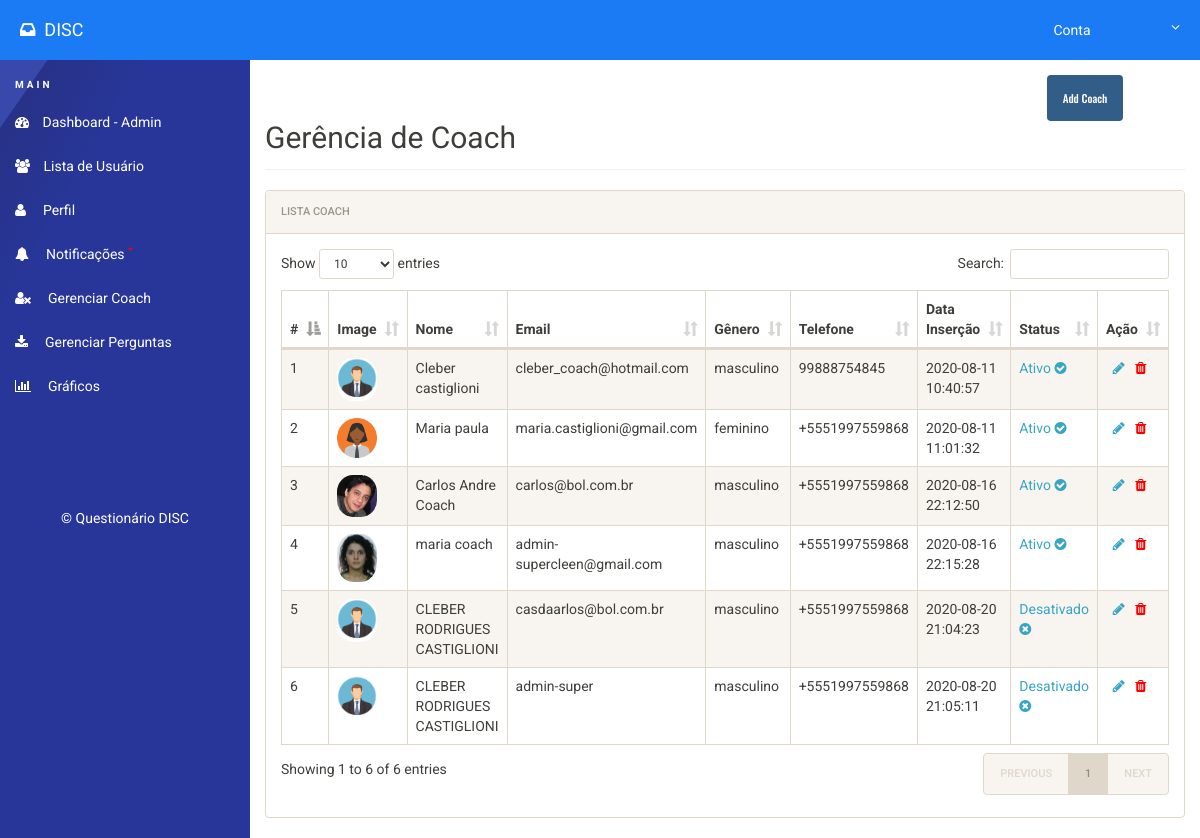
Screenshot of /admin/addcoach.php (signed in) with the database file from the repository.
### tables this page shows
CREATE TABLE `coach` (
  `id` int(11) NOT NULL AUTO_INCREMENT,
  `nome` varchar(150) DEFAULT NULL,
  `nome_empresa` varchar(230) DEFAULT NULL,
  `cpf` varchar(130) DEFAULT NULL,
  `rg` varchar(130) DEFAULT NULL,
  `genero` varchar(18) DEFAULT NULL,
  `telefone` varchar(20) DEFAULT NULL,
  `email` varchar(160) DEFAULT NULL,
  `redes_sociais` text,
  `redes_sociais2` varchar(200) DEFAULT NULL,
  `escolaridade` varchar(230) DEFAULT NULL,
  `logradouro` varchar(250) DEFAULT NULL,
  `numero` int(10) DEFAULT NULL,
  `complemento` varchar(200) DEFAULT NULL,
  `bairro` varchar(200) DEFAULT NULL,
  `cep` varchar(150) DEFAULT NULL,
  `uf` varchar(60) DEFAULT NULL,
  `tipo_endereco` varchar(80) DEFAULT NULL,
  `municipio` varchar(200) DEFAULT NULL,
  `imagem` varchar(250) DEFAULT NULL,
  `created` datetime DEFAULT CURRENT_TIMESTAMP,
  `status` int(11) DEFAULT NULL,
  `link` varchar(250) DEFAULT NULL,
  `password` varchar(210) DEFAULT NULL,
  PRIMARY KEY (`id`)
);

### admin/addcoach.php (the view, shortened to what this page needs)
<?php
include('includes/config.php');
if ($_SESSION['admin'] ='admin') {
if(strlen($_SESSION['alogin'])==0){
    $path = ($setcoach) ? '/coach' : 'index';
    if (headers_sent())
         echo "<script type='text/javascript'> document.location = 'index'; </script>";
    else
        exit(header("Location: index"));
}else{
 ?>
<!doctype html>
<html lang="en" class="no-js">
<head>
    <link rel="stylesheet" href="css/font-awesome.min.css">
    <link rel="stylesheet" href="css/bootstrap.min.css">
    <link rel="stylesheet" href="css/dataTables.bootstrap.min.css">
    <link rel="stylesheet" href="css/bootstrap-social.css">
    <link rel="stylesheet" href="css/bootstrap-select.css">
    <link rel="stylesheet" href="css/fileinput.min.css">
    <link rel="stylesheet" href="css/awesome-bootstrap-checkbox.css">
    <link rel="stylesheet" href="css/style.css">
</head>
<body>
    <?php include('includes/header.php');?>
    <div class="ts-main-content">
        <?php include('includes/leftbar.php');?>
        <div class="content-wrapper">
            <div class="container-fluid">
                <div class="row">
                    <div class="col-md-12">
                      <div class="col-sm-1 col-sm-offset-10">
                         <button class="btn btn-primary" onclick="window.location.href='add-coach-action'" name="" type="">Add Coach</button>
                      </div>
                        <h2 class="page-title">Gerência de Coach</h2>
                        <div class="panel panel-default">
                            <div class="panel-heading">Lista Coach</div>
                            <div class="panel-body">
                                <table id="zctb" class="display table table-striped table-bordered table-hover" cellspacing="0" width="100%">
                                    <thead>
                                        <tr>
                                        <th>#</th>
                                                <th>Image</th>
                                                <th>Nome</th>
                                                <th>Email</th>
                                                <th>Gênero</th>
                                                <th>Telefone</th>
                                                <th>Data Inserção</th>
                                                <th>Status</th>
                                            <th>Ação</th>
                                        </tr>
                                    </thead>
                                    <tbody>
                            <?php
                            $sql = "SELECT * FROM coach";
                            $query = $dbh -> prepare($sql);
                            $query->execute();
                            $results=$query->fetchAll(PDO::FETCH_OBJ);
                            $cnt=1;
                            if($query->rowCount() > 0)
                            {
                            foreach($results as $result)
                            {               ?>
                                        <tr>
                                            <td><?php echo htmlentities($cnt);?></td>
                                            <?php
                                                if (empty($result->imagem)) {
                                                  $imgDefault  = ($result->genero == 'masculino') ? '../images/user.png' : '../images/mulher.png' ;
                                                }else{
                                                    $imgDefault = "img/".htmlentities($result->imagem);
                                                }
                                             ?>
                                            <td><img src="<?=$imgDefault;?>" style="width:40px; border-radius:40%;"/></td>
                                            <td><?php echo htmlentities($result->nome);?></td>
                                            <td><?php echo htmlentities($result->email);?></td>
                                            <td><?php echo htmlentities($result->genero);?></td>
                                            <td><?php echo htmlentities($result->telefone);?></td>
                                            <td><?php echo htmlentities($result->created);?>
                                            <td>
                                            <?php if($result->status == 1)
                                                    {?>
                                                    <a href="addcoach.php?confirm=<?php echo htmlentities($result->id);?>" onclick="return confirm(' Você realmente deseja cancelar esse Usuário? ')">Ativo <i class="fa fa-check-circle"></i></a>
                                                    <?php } else {?>
                                                    <a href="addcoach.php?unconfirm=<?php echo htmlentities($result->id);?>" >Desativado <i class="fa fa-times-circle"></i></a>
                                                    <?php } ?>
                                            </td>
                                            </td>
                                                <td>
                                                <a href="edit-coach-action?edit=<?php echo $result->id;?>" >&nbsp; <i class="fa fa-pencil"></i></a>&nbsp;&nbsp;
                                                <a href="addcoach?del=<?php echo $result->id;?>&name=<?php echo htmlentities($result->email);?>" onclick="return confirm('Deseja Realmente delete?');"><i class="fa fa-trash" style="color:red"></i></a>&nbsp;&nbsp;
                                                </td>
                                        </tr>
                                        <?php $cnt=$cnt+1; }} ?>
                                    </tbody>
                                </table>
                            </div>
                        </div>
                    </div>
                </div>
            </div>
        </div>
    </div>
</body>
</html>
<?php } ?>
<?php }else{
    header('location:index');
} ?>

### admin/css/style.css (style rules this page uses)
html { font-size: 14px; }
@media only screen and (min-width: 480px) { html { font-size: 17px; } }
@media only screen and (min-width: 768px) { html { font-size: 14px; } }
body { font-size: 1em; }
a { color: #37a6c4; }
.btn { font-family: 'Oswald', sans-serif; }
.panel { overflow: hidden; }
.btn { text-transform: none; }
.page-title { padding-bottom: 15px; margin-bottom: 20px; border-bottom: 1px solid #f0f0f0; }
.ts-main-content .content-wrapper { padding-top: 15px; margin-top: 60px; }
@media only screen and (min-width: 992px) { .ts-main-content .content-wrapper { margin-left: 250px; } }

### rows the page displays
coach: nome "Cleber castiglioni", email "cleber_coach@hotmail.com", genero "masculino", telefone "99888754845", created "2020-08-11 10:40:57"
coach: shows a picture, nome "Maria paula", email "maria.castiglioni@gmail.com", genero "feminino", telefone "+5551997559868", created "2020-08-11 11:01:32"
coach: imagem (picture), nome "Carlos Andre Coach", email "carlos@bol.com.br", genero "masculino", telefone "+5551997559868", created "2020-08-16 22:12:50"
coach: imagem (picture), nome "maria coach", email "admin-supercleen@gmail.com", genero "masculino", telefone "+5551997559868", created "2020-08-16 22:15:28"
coach: nome "CLEBER RODRIGUES CASTIGLIONI", email "casdaarlos@bol.com.br", genero "masculino", telefone "+5551997559868", created "2020-08-20 21:04:23"
coach: nome "CLEBER RODRIGUES CASTIGLIONI", email "admin-super", genero "masculino", telefone "+5551997559868", created "2020-08-20 21:05:11"
